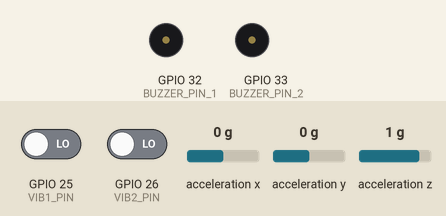
A sketch run on a simulated ESP32. Parts: buzzer (waves = sounding, pin HIGH). Wiring (inferred from the names in the program): ADXL345 accelerometer at I2C address 0x1D; ADXL345 accelerometer at I2C address 0x53. The inputs (shaded band) are chosen by the test bench; at power-on: acceleration x 0 g, GPIO 25 (VIB1_PIN) LOW, GPIO 26 (VIB2_PIN) LOW, acceleration y 0 g, acceleration z 1 g. WiFi joins after 1.5 s; servers stay silent unless stated; uploads are accepted with an empty reply; what the sketch prints to the serial monitor is not drawn.

Above: at 3.1 s.
3.2 s: acceleration x set to -0.3 g
4.7 s: acceleration x set to -0.6 g
At 5.8 s:
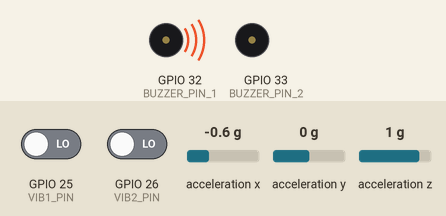
6.2 s: acceleration x set to 0 g
At 7.7 s:
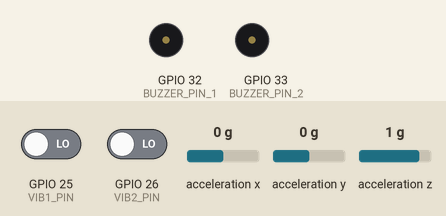
8.0 s: acceleration x set to -1.4 g
At 8.6 s:
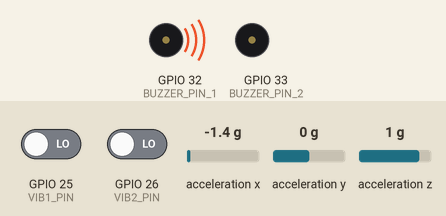
Timing chart, 0 to 10.5 s (numbered marks = the images above; inputs shaded):
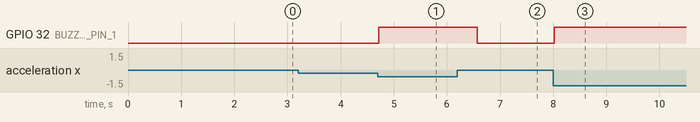

Measured:
- the behaviour switches between -0.4 and -0.5 g on acceleration x (found by bisection; images 0 and 1)
- after the input at 3.2 s, every drawn part: stays the same
- after the input at 4.7 s, GPIO 32 (BUZZER_PIN_1): LOW → HIGH at once
- after the input at 6.2 s, GPIO 32 (BUZZER_PIN_1): HIGH → LOW after 0.37 s
- after the input at 8.0 s, GPIO 32 (BUZZER_PIN_1): LOW → HIGH at once

The sketch:

esp32_serial_firmware.ino
```cpp
/*
 * ═══════════════════════════════════════════════════════════════════
 *  SHM ESP32 Universal Dual-Core Structural Health Monitoring Firmware
 *  HYBRID ARCHITECTURE:
 *   - Core 1: Sensors + Buzzer + USB Serial Cable (Rock-solid 20 Hz, 0ms lag)
 *   - Core 0: Wi-Fi HTTP Stream in Background (Slow network NEVER lags Serial!)
 * ═══════════════════════════════════════════════════════════════════
 *  Building 1: ADXL345 (0x53) + SW-420 (GPIO 25) + Buzzer (GPIO 32)
 *  Building 2: ADXL345 (0x1D) + SW-420 (GPIO 26) + Buzzer (GPIO 33)
 * ═══════════════════════════════════════════════════════════════════
 */

#include <WiFi.h>
#include <WiFiMulti.h>
#include <HTTPClient.h>
#include <WiFiClientSecure.h>
#include <Wire.h>
#include <ArduinoJson.h>

WiFiMulti wifiMulti;

// ── Multi-Network Wi-Fi Credentials ───────────────────────────────
// Automatically connects to whichever network is available!
// 1. Mobile Hotspot:
const char* WIFI_1_SSID = "Sushil";
const char* WIFI_1_PASS = "sushil8260";

// 2. Room / Home Wi-Fi:
const char* WIFI_2_SSID = "Airtel_Room No 110";
const char* WIFI_2_PASS = "Air@0786";

// Public Cloud Dashboard Target:
const char* SERVER_URL  = "https://shm-v5rg.onrender.com/api/sensor-data";
// ──────────────────────────────────────────────────────────────────

// ── Sensor & Buzzer Pin Definitions ───────────────────────────────
#define ADXL1          0x53
#define ADXL2          0x1D

#define SDA_PIN        21
#define SCL_PIN        22
#define VIB1_PIN       25
#define VIB2_PIN       26

#define BUZZER_PIN_1   32   // Buzzer for Building 1 (Unprotected)
#define BUZZER_PIN_2   33   // Buzzer for Building 2 (Optional)

// Buzzer Active Level
#define BUZZER_ACTIVE_HIGH true
#define BUZZER_ON  (BUZZER_ACTIVE_HIGH ? HIGH : LOW)
#define BUZZER_OFF (BUZZER_ACTIVE_HIGH ? LOW : HIGH)

// ADXL345 Registers
#define POWER_CTL      0x2D
#define DATA_FORMAT    0x31
#define BW_RATE        0x2C
#define DATAX0         0x32

// Full-resolution scale factor (3.9 mg/LSB -> 0.0039g)
const float G_PER_LSB = 0.0039f;

bool has_adxl1 = false;
bool has_adxl2 = false;

// Sample rate: 50ms (20 Hz)
const int SAMPLE_RATE_MS = 50;

// Civil Engineering Collapse Cumulative Timers
unsigned long dangerStartMs_1 = 0;
unsigned long dangerStartMs_2 = 0;

// ── Background Wi-Fi Non-Blocking Queue (Core 0) ──────────────────
// Ensures slow / lagging Wi-Fi NEVER delays the USB Serial stream!
String latestWifiPayload = "";
bool hasNewWifiPayload = false;
portMUX_TYPE payloadMutex = portMUX_INITIALIZER_UNLOCKED;

void wifiBackgroundSenderTask(void* parameter) {
  WiFiClientSecure client;
  client.setInsecure(); // Connect securely to Render without heavy cert verification
  HTTPClient http;

  while (true) {
    if (WiFi.status() == WL_CONNECTED) {
      String toSend = "";
      portENTER_CRITICAL(&payloadMutex);
      if (hasNewWifiPayload) {
        toSend = latestWifiPayload;
        hasNewWifiPayload = false;
      }
      portEXIT_CRITICAL(&payloadMutex);

      if (toSend.length() > 0) {
        http.begin(client, SERVER_URL);
        http.addHeader("Content-Type", "application/json");
        http.setTimeout(1200); // Even if network takes 1.2s, Core 1 never waits!
        http.POST(toSend);
        http.end();
      }
    } else {
      wifiMulti.run();
    }
    vTaskDelay(pdMS_TO_TICKS(100)); // Wi-Fi upload rate (10 Hz)
  }
}

// ── Initialize ADXL345 ────────────────────────────────────────────
bool initADXL345(uint8_t address) {
  Wire.beginTransmission(address);
  Wire.write(DATA_FORMAT);
  Wire.write(0x08); // Full resolution, +/-2g
  if (Wire.endTransmission() != 0) return false;

  Wire.beginTransmission(address);
  Wire.write(BW_RATE);
  Wire.write(0x0A); // 100 Hz
  if (Wire.endTransmission() != 0) return false;

  Wire.beginTransmission(address);
  Wire.write(POWER_CTL);
  Wire.write(0x08); // Measurement mode
  if (Wire.endTransmission() != 0) return false;

  return true;
}

// ── Read ADXL345 Acceleration in g ────────────────────────────────
bool readADXL345(uint8_t address, float &x, float &y, float &z) {
  Wire.beginTransmission(address);
  Wire.write(DATAX0);
  if (Wire.endTransmission(false) != 0) return false;

  if (Wire.requestFrom(address, (uint8_t)6) != 6) return false;

  uint8_t data[6];
  for (int i = 0; i < 6; i++) {
    data[i] = Wire.read();
  }

  int16_t rawX = (int16_t)((data[1] << 8) | data[0]);
  int16_t rawY = (int16_t)((data[3] << 8) | data[2]);
  int16_t rawZ = (int16_t)((data[5] << 8) | data[4]);

  x = roundf(rawX * G_PER_LSB * 1000.0f) / 1000.0f;
  y = roundf(rawY * G_PER_LSB * 1000.0f) / 1000.0f;
  z = roundf(rawZ * G_PER_LSB * 1000.0f) / 1000.0f;

  return true;
}

// ── Civil Engineering Damage Evaluation ───────────────────────────
// Returns: 0 = Normal / Safe, 1 = Structural Warning, 2 = Critical Collapse
int evaluateStructuralDamage(float ax, float ay, float az, int vibTrigger, unsigned long &dangerStartMs) {
  float mag = sqrt(ax * ax + ay * ay + az * az);

  if (mag < 0.2f) {
    dangerStartMs = 0;
    return 0;
  }

  float dynamicG = abs(mag - 1.0f);

  // Robust 3D tilt calculation (independent of sensor mounting orientation / Z polarity):
  // Uses Euclidean denominator so roll & pitch are strictly within [0°, 90°]
  float roll  = abs(atan2(ay, sqrt(ax * ax + az * az)) * 180.0f / 3.14159f);
  float pitch = abs(atan2(-ax, sqrt(ay * ay + az * az)) * 180.0f / 3.14159f);
  float tilt  = max(roll, pitch);

  // Sustained resonance check (> 0.8g sustained for over 2.5 seconds)
  if (dynamicG > 0.80f) {
    if (dangerStartMs == 0) dangerStartMs = millis();
  } else {
    dangerStartMs = 0;
  }

  unsigned long durationDanger = (dangerStartMs > 0) ? (millis() - dangerStartMs) : 0;

  // CRITICAL (Level 2): Permanent structural lean > 22° OR sustained destructive shaking > 2.5 sec
  if (tilt > 22.0f || durationDanger > 2500) {
    return 2;
  }
  // WARNING (Level 1): Strong dynamic shaking > 0.60g
  if (dynamicG > 0.60f) {
    return 1;
  }
  return 0;
}


// ─────────────────────────────────────────────────────────────────
void setup() {
  Serial.begin(115200);
  delay(400);

  Serial.println("\n══════════════════════════════════════════════════════");
  Serial.println("  SHM ESP32 — Dual-Core Architecture (Serial + Wi-Fi)");
  Serial.println("══════════════════════════════════════════════════════");

  // Start I2C
  Wire.begin(SDA_PIN, SCL_PIN);
  Wire.setClock(100000);

  // Digital Vibration Sensors
  pinMode(VIB1_PIN, INPUT_PULLDOWN);
  pinMode(VIB2_PIN, INPUT_PULLDOWN);

  // Buzzer Output Pins (default to OFF)
  pinMode(BUZZER_PIN_1, OUTPUT);
  pinMode(BUZZER_PIN_2, OUTPUT);
  digitalWrite(BUZZER_PIN_1, BUZZER_OFF);
  digitalWrite(BUZZER_PIN_2, BUZZER_OFF);

  has_adxl1 = initADXL345(ADXL1);
  has_adxl2 = initADXL345(ADXL2);

  Serial.println(has_adxl1 ? "ADXL345 #1 (0x53): OK" : "ADXL345 #1: NOT FOUND");
  Serial.println(has_adxl2 ? "ADXL345 #2 (0x1D): OK" : "ADXL345 #2: NOT FOUND");

  // Register Wi-Fi Networks with WiFiMulti
  WiFi.mode(WIFI_STA);
  wifiMulti.addAP(WIFI_1_SSID, WIFI_1_PASS);
  wifiMulti.addAP(WIFI_2_SSID, WIFI_2_PASS);

  Serial.print("Connecting to Wi-Fi");
  int tries = 0;
  while (wifiMulti.run() != WL_CONNECTED && tries < 12) {
    delay(250);
    Serial.print(".");
    tries++;
  }

  if (WiFi.status() == WL_CONNECTED) {
    Serial.println("\n🎉 [WIFI CONNECTED SUCCESSFULLY]");
    Serial.printf("  ➤ Network   : %s\n", WiFi.SSID().c_str());
    Serial.printf("  ➤ ESP32 IP  : %s\n", WiFi.localIP().toString().c_str());
    Serial.printf("  ➤ Target    : %s\n", SERVER_URL);
  } else {
    Serial.println("\nℹ️ [Wi-Fi Not Ready] -> Streaming directly via USB Serial!");
  }

  // ── Launch Wi-Fi Background Sender on Core 0 ─────────────────────
  // Runs independently: slow internet will NEVER freeze USB Serial!
  xTaskCreatePinnedToCore(
    wifiBackgroundSenderTask,
    "WiFiSenderTask",
    8192,
    NULL,
    1,
    NULL,
    0 // Core 0
  );

  Serial.println("{\"status\":\"ready\"}");
  Serial.println("══════════════════════════════════════════════════════\n");
}

// ─────────────────────────────────────────────────────────────────
void loop() {
  unsigned long startMs = millis();

  float x1 = 0.0f, y1 = 0.0f, z1 = 0.0f;
  float x2 = 0.0f, y2 = 0.0f, z2 = 0.0f;

  if (has_adxl1) {
    if (!readADXL345(ADXL1, x1, y1, z1)) {
      x1 = 0.0f; y1 = 0.0f; z1 = 0.0f;
    }
  }

  if (has_adxl2) {
    if (!readADXL345(ADXL2, x2, y2, z2)) {
      x2 = 0.0f; y2 = 0.0f; z2 = 0.0f;
    }
  }

  // Digital vibration sensors
  int vib1 = digitalRead(VIB1_PIN) == HIGH ? 1 : 0;
  int vib2 = digitalRead(VIB2_PIN) == HIGH ? 1 : 0;

  // Evaluate Civil Engineering Damage
  int alarm1 = evaluateStructuralDamage(x1, y1, z1, vib1, dangerStartMs_1);
  int alarm2 = evaluateStructuralDamage(x2, y2, z2, vib2, dangerStartMs_2);

  // ── Physical Buzzer: Sound ONLY during genuine seismic / structural shaking ──
  static float lastX1 = 0.0f, lastY1 = 0.0f, lastZ1 = 1.0f;
  float deltaA1 = sqrt(pow(x1 - lastX1, 2) + pow(y1 - lastY1, 2) + pow(z1 - lastZ1, 2));
  lastX1 = x1;
  lastY1 = y1;
  lastZ1 = z1;

  // Only triggers when structural warning is tripped (alarm1 >= 1) or significant acceleration (deltaA1 > 0.45g)
  bool isGenuineShake1 = (alarm1 >= 1) || (deltaA1 > 0.45f && vib1 == 1);

  static unsigned long buzzerHoldTimer1 = 0;
  if (isGenuineShake1) {
    buzzerHoldTimer1 = millis() + 400;
  }

  if (millis() < buzzerHoldTimer1) {
    digitalWrite(BUZZER_PIN_1, BUZZER_ON);  // Sounding during confirmed seismic shaking
  } else {
    digitalWrite(BUZZER_PIN_1, BUZZER_OFF); // Silent during rest / slight table touch
  }

  // ── Build JSON object ────────────────────────────────────────────
  StaticJsonDocument<320> doc;
  doc["accel_x_1"]   = x1;
  doc["accel_y_1"]   = y1;
  doc["accel_z_1"]   = z1;

  doc["accel_x_2"]   = x2;
  doc["accel_y_2"]   = y2;
  doc["accel_z_2"]   = z2;

  doc["sw420_1"]     = vib1;
  doc["sw420_2"]     = vib2;
  doc["vib_count_1"] = vib1;
  doc["vib_count_2"] = vib2;

  doc["alarm_1"]     = alarm1; // 0=Safe, 1=Warning, 2=Critical Collapse
  doc["alarm_2"]     = alarm2;

  // ── 1. GUARANTEED REAL-TIME USB SERIAL STREAM (Core 1) ───────────
  // ALWAYS streams at full 20 Hz without ANY Wi-Fi delays!
  serializeJson(doc, Serial);
  Serial.println();

  // ── 2. HANDOFF TO BACKGROUND WI-FI SENDER (Core 0) ───────────────
  // Instantly hands off JSON string to Core 0 in 0.01ms (Zero blocking):
  String jsonStr;
  serializeJson(doc, jsonStr);
  portENTER_CRITICAL(&payloadMutex);
  latestWifiPayload = jsonStr;
  hasNewWifiPayload = true;
  portEXIT_CRITICAL(&payloadMutex);

  // Steady 50ms (20 Hz) loop rate on Core 1
  long elapsed = millis() - startMs;
  if (elapsed < SAMPLE_RATE_MS) delay(SAMPLE_RATE_MS - elapsed);
}
```
